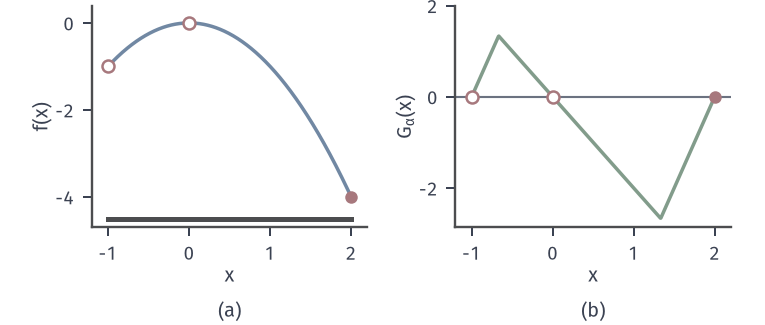

The script that drew this image:
from pathlib import Path
import sys
sys.path.insert(0, str(Path(__file__).resolve().parents[1]/"feas-common"))
from feas_fig import *
HERE = Path(__file__).resolve().parent
a = .25; X_ = np.linspace(-1, 2, 601); G = (X_-np.clip(X_+2*a*X_, -1, 2))/a
fig, axs = figure(width_mm=108, height_mm=46, ncols=2)
ax = axs[0]; ax.plot(X_, -X_**2, color=BLUE, lw=1.4)
ax.plot([-1, 2], [-4.5, -4.5], color=EDGE, lw=2)
for p in (-1, 0): hollow(ax, (p, -p**2), RED, ms=4.8)
dot(ax, (2, -4), RED)
setup(ax, (-1.2, 2.2), (-4.7, .4), [-1, 0, 1, 2], [-4, -2, 0], xl='$x$', yl='$f(x)$')
ax = axs[1]; ax.plot(X_, G, color=GREEN, lw=1.4); ax.axhline(0, color=MUTED, lw=.85)
for p in (-1, 0): hollow(ax, (p, 0), RED, ms=4.8)
dot(ax, (2, 0), RED)
setup(ax, (-1.2, 2.2), None, [-1, 0, 1, 2], [-2, 0, 2], xl='$x$', yl='$G_\\alpha(x)$')
panels(fig, .09, .985, .98, .25, .32); tags(fig, axs)
save(fig, HERE, 'figure', {'f': '-x^2 on [-1,2]', 'alpha': a, 'stationary': [-1, 0, 2]})
